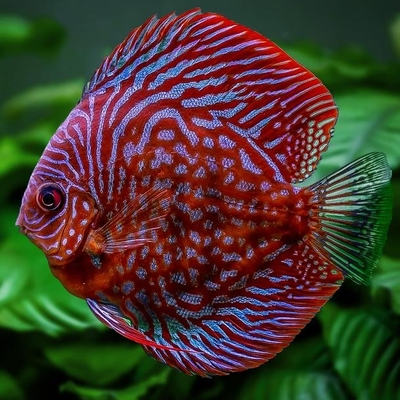
#> input picture exams/Exam-2023-Dec-Kat/data/Fish/discus.jpg, 400 x 400 px, found by its file name
$ python part8.py
#> lines starting #> are read from the running program, lines starting #| are printed output that depends on the picture
import sys
import os
project_root = os.path.abspath(os.path.join(os.path.dirname(__file__), "../../.."))
sys.path.append(project_root)

# Now import premade utility functions
from utils.io_utils import *
from utils.pca_utils import *
from utils.classifier_utils import *
from utils.morph_utils import *
from utils.optimization_utils import *
from utils.plot_utils import *

from skimage.io import imread

# Path to fish images
fish_dir = "./data/Fish"
fish_filenames = sorted([
    "discus.jpg", "guppy.jpg", "kribensis.jpg", "neon.jpg", "oscar.jpg",
    "platy.jpg", "rummy.jpg", "scalare.jpg", "tiger.jpg", "zebra.jpg"
])

# Load and stack all fish images into a 4D array (N, H, W, C)
fish_images = [imread(os.path.join(fish_dir, fname)) for fname in fish_filenames]
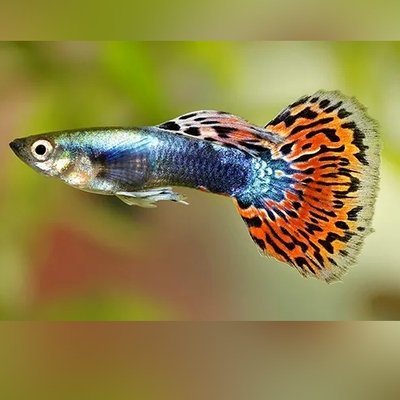
#> input picture exams/Exam-2023-Dec-Kat/data/Fish/guppy.jpg, 400 x 400 px, found by its file name
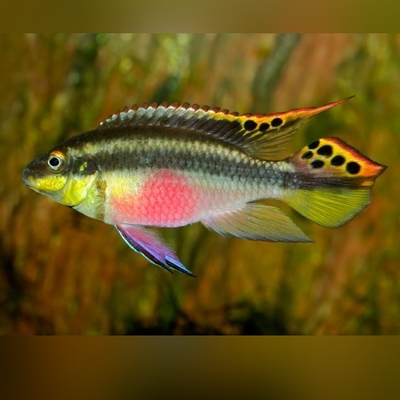
#> input picture exams/Exam-2023-Dec-Kat/data/Fish/kribensis.jpg, 400 x 400 px, found by its file name
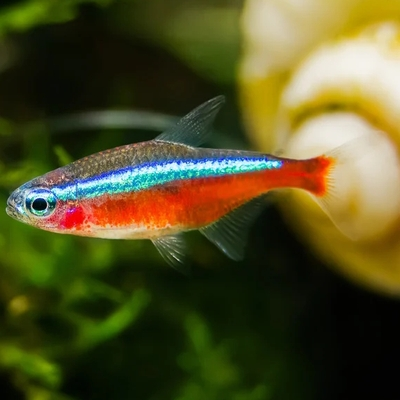
#> input picture exams/Exam-2023-Dec-Kat/data/Fish/neon.jpg, 400 x 400 px, found by its file name
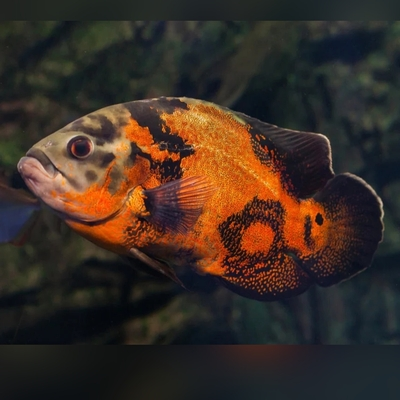
#> input picture exams/Exam-2023-Dec-Kat/data/Fish/oscar.jpg, 400 x 400 px, found by its file name
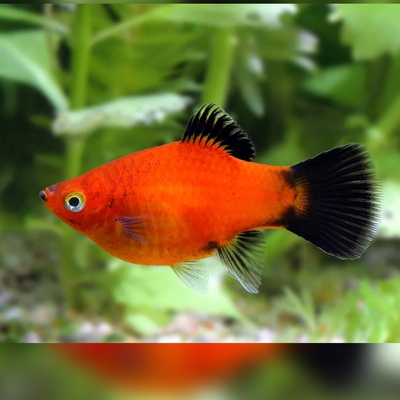
#> input picture exams/Exam-2023-Dec-Kat/data/Fish/platy.jpg, 400 x 400 px, found by its file name
#> (the run stopped early here; a loop or call above may not have finished)
